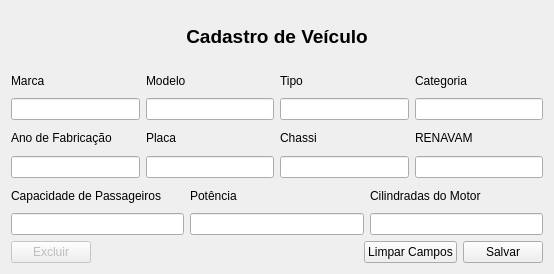
<?xml version="1.0" encoding="UTF-8"?>
<ui version="4.0">
 <class>p_cadastroVeiculo</class>
 <widget class="QWidget" name="p_cadastroVeiculo">
  <property name="geometry">
   <rect>
    <x>0</x>
    <y>0</y>
    <width>554</width>
    <height>274</height>
   </rect>
  </property>
  <property name="windowTitle">
   <string>Cadastro de Veículos</string>
  </property>
  <layout class="QVBoxLayout" name="verticalLayout_2">
   <item>
    <layout class="QVBoxLayout" name="verticalLayout">
     <item>
      <layout class="QGridLayout" name="gridLayout_4">
       <item row="0" column="0">
        <widget class="QLabel" name="label">
         <property name="sizePolicy">
          <sizepolicy hsizetype="Fixed" vsizetype="Preferred">
           <horstretch>0</horstretch>
           <verstretch>0</verstretch>
          </sizepolicy>
         </property>
         <property name="font">
          <font>
           <pointsize>14</pointsize>
           <weight>75</weight>
           <bold>true</bold>
          </font>
         </property>
         <property name="text">
          <string>&lt;html&gt;&lt;head/&gt;&lt;body&gt;&lt;p align=&quot;center&quot;&gt;Cadastro de Veículo&lt;/p&gt;&lt;/body&gt;&lt;/html&gt;</string>
         </property>
        </widget>
       </item>
      </layout>
     </item>
     <item>
      <layout class="QGridLayout" name="gridLayout_9">
       <item row="0" column="1">
        <widget class="QLabel" name="label_2">
         <property name="text">
          <string>Marca</string>
         </property>
        </widget>
       </item>
       <item row="0" column="3">
        <widget class="QLabel" name="label_17">
         <property name="text">
          <string>Modelo</string>
         </property>
        </widget>
       </item>
       <item row="1" column="6">
        <widget class="QLineEdit" name="campCategoria"/>
       </item>
       <item row="0" column="6">
        <widget class="QLabel" name="label_9">
         <property name="text">
          <string>Categoria</string>
         </property>
        </widget>
       </item>
       <item row="1" column="1">
        <widget class="QLineEdit" name="campMarca"/>
       </item>
       <item row="1" column="3">
        <widget class="QLineEdit" name="campModelo"/>
       </item>
       <item row="0" column="5">
        <widget class="QLabel" name="label_18">
         <property name="text">
          <string>Tipo</string>
         </property>
        </widget>
       </item>
       <item row="1" column="5">
        <widget class="QLineEdit" name="campTipo"/>
       </item>
      </layout>
     </item>
     <item>
      <layout class="QGridLayout" name="gridLayout">
       <item row="0" column="0">
        <widget class="QLabel" name="label_3">
         <property name="text">
          <string>Ano de Fabricação</string>
         </property>
        </widget>
       </item>
       <item row="1" column="2">
        <widget class="QLineEdit" name="campChassi"/>
       </item>
       <item row="1" column="1">
        <widget class="QLineEdit" name="campPlaca"/>
       </item>
       <item row="0" column="1">
        <widget class="QLabel" name="label_4">
         <property name="text">
          <string>Placa</string>
         </property>
        </widget>
       </item>
       <item row="0" column="2">
        <widget class="QLabel" name="label_5">
         <property name="text">
          <string>Chassi</string>
         </property>
        </widget>
       </item>
       <item row="0" column="3">
        <widget class="QLabel" name="label_19">
         <property name="text">
          <string>RENAVAM</string>
         </property>
        </widget>
       </item>
       <item row="1" column="3">
        <widget class="QLineEdit" name="campRenavam"/>
       </item>
       <item row="1" column="0">
        <widget class="QLineEdit" name="campAnoF"/>
       </item>
      </layout>
     </item>
     <item>
      <layout class="QGridLayout" name="gridLayout_7">
       <item row="1" column="5">
        <widget class="QLineEdit" name="campCilindradas"/>
       </item>
       <item row="1" column="3">
        <widget class="QLineEdit" name="campPotencia"/>
       </item>
       <item row="1" column="1">
        <widget class="QLineEdit" name="campCapPass"/>
       </item>
       <item row="0" column="1">
        <widget class="QLabel" name="label_6">
         <property name="text">
          <string>Capacidade de Passageiros</string>
         </property>
        </widget>
       </item>
       <item row="0" column="3">
        <widget class="QLabel" name="label_7">
         <property name="text">
          <string>Potência</string>
         </property>
        </widget>
       </item>
       <item row="0" column="5">
        <widget class="QLabel" name="label_8">
         <property name="text">
          <string>Cilindradas do Motor</string>
         </property>
        </widget>
       </item>
      </layout>
     </item>
     <item>
      <layout class="QGridLayout" name="gridLayout_6">
       <item row="0" column="0">
        <widget class="QPushButton" name="b_excluir">
         <property name="enabled">
          <bool>false</bool>
         </property>
         <property name="text">
          <string>Excluir</string>
         </property>
        </widget>
       </item>
       <item row="0" column="3">
        <widget class="QPushButton" name="b_salvar">
         <property name="text">
          <string>Salvar</string>
         </property>
        </widget>
       </item>
       <item row="0" column="2">
        <widget class="QPushButton" name="b_limparCampos">
         <property name="text">
          <string>Limpar Campos</string>
         </property>
        </widget>
       </item>
       <item row="0" column="1">
        <spacer name="horizontalSpacer">
         <property name="orientation">
          <enum>Qt::Horizontal</enum>
         </property>
         <property name="sizeHint" stdset="0">
          <size>
           <width>40</width>
           <height>20</height>
          </size>
         </property>
        </spacer>
       </item>
      </layout>
     </item>
    </layout>
   </item>
  </layout>
 </widget>
 <resources/>
 <connections/>
</ui>
